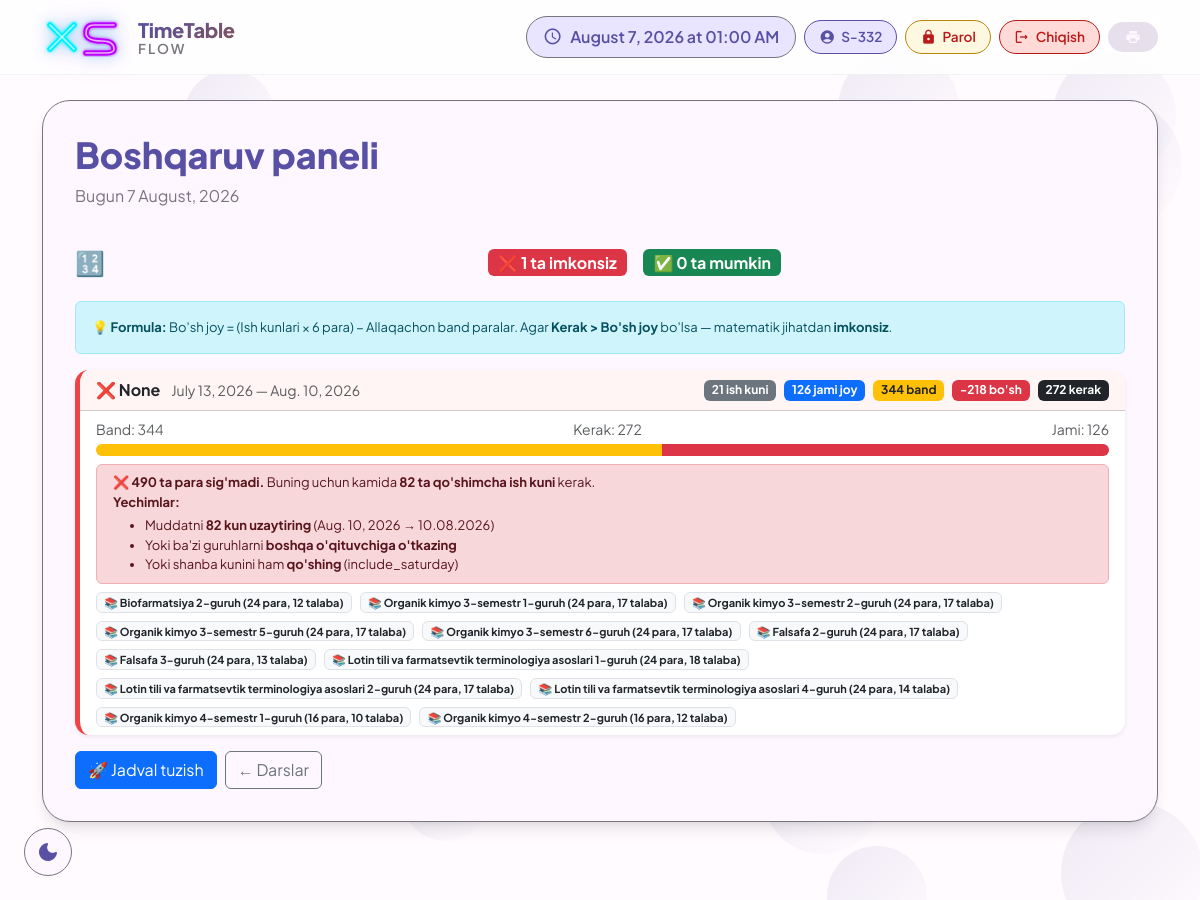
Screenshot of /raspisaniya/teacher-capacity/ (signed in) with the database file from the repository.
### raspisaniya/models.py (models this page shows, shortened)
class GroupSchedule(models.Model):
    group = models.ForeignKey(CourseGroup, on_delete=models.CASCADE, related_name='schedule')
    date = models.DateField()
    lesson_number = models.IntegerField(default=1)
    start_time = models.TimeField(null=True, blank=True)
    class Meta:
        ordering = ['date']

class Course(models.Model):
    subject = models.ForeignKey(Subject, on_delete=models.CASCADE)
    start_date = models.DateField()
    end_date = models.DateField()
    total_lessons = models.PositiveIntegerField()
    lessons_per_week = models.PositiveIntegerField()
    lesson_duration = models.PositiveIntegerField(default=80)
    include_saturday = models.BooleanField(default=False)

class CourseGroup(models.Model):
    course = models.ForeignKey(Course, on_delete=models.CASCADE, related_name='groups')
    teacher = models.ForeignKey(Teacher, on_delete=models.SET_NULL, null=True, blank=True)
    students = models.ManyToManyField(Student, blank=True)
    group_number = models.PositiveIntegerField(default=1)
    start_time = models.TimeField(null=True, blank=True)
    weekdays = models.JSONField(default=list, blank=True)
    language = models.CharField(max_length=10, choices=LANGUAGE_CHOICES, default='uz')
    is_scheduled = models.BooleanField(default=False)
    room = models.ForeignKey('Room', null=True, blank=True, on_delete=models.SET_NULL)
    teacher_can_edit = models.BooleanField(default=False)  # Admin ruxsat bergan

class Subject(models.Model):
    name = models.CharField(max_length=100, unique=True)
    def __str__(self):
        return self.name

### raspisaniya/views.py (the view)
# urls.py: path('teacher-capacity/', views.teacher_capacity_check, name='teacher_capacity_check'),
@login_required
def teacher_capacity_check(request):
    from django.db.models import Count, Sum
    unscheduled = CourseGroup.objects.filter(
        is_scheduled=False
    ).select_related('course__subject', 'teacher', 'course').prefetch_related('students')
    teacher_data = defaultdict(lambda: {
        'teacher': None,
        'groups': [],
        'total_needed': 0,
    })
    for grp in unscheduled:
        tid = grp.teacher_id
        teacher_data[tid]['teacher'] = grp.teacher
        teacher_data[tid]['groups'].append(grp)
        teacher_data[tid]['total_needed'] += grp.course.total_lessons
    results = []
    for tid, tdata in teacher_data.items():
        teacher = tdata['teacher']
        groups  = tdata['groups']
        start = min(g.course.start_date for g in groups)
        end   = max(g.course.end_date   for g in groups)
        work_days = sum(
            1 for i in range((end - start).days + 1)
            if (start + timedelta(days=i)).weekday() <= 4  # Du-Ju
        )
        already_scheduled = GroupSchedule.objects.filter(
            group__teacher=teacher,
            date__gte=start,
            date__lte=end,
        ).count()
        total_slots = work_days * 6  # kuniga max 6 para
        free_slots = total_slots - already_scheduled
        needed = tdata['total_needed']
        possible   = free_slots >= needed
        shortage   = max(0, needed - free_slots)
        extra_days = math.ceil(shortage / 6) if shortage > 0 else 0
        avg_per_day = round((already_scheduled + needed) / max(work_days, 1), 1)
        results.append({
            'teacher':            teacher,
            'groups':             groups,
            'start':              start,
            'end':                end,
            'work_days':          work_days,
            'total_slots':        total_slots,
            'already_scheduled':  already_scheduled,
            'free_slots':         free_slots,
            'needed':             needed,
            'possible':           possible,
            'shortage':           shortage,
            'extra_days':         extra_days,
            'avg_per_day':        avg_per_day,
        })
    results.sort(key=lambda x: (x['possible'], -x['shortage']))
    return render(request, 'raspisaniya/teacher_capacity_check.html', {
        'results': results,
        'total_impossible': sum(1 for r in results if not r['possible']),
        'total_possible':   sum(1 for r in results if r['possible']),
    })

### templates/raspisaniya/teacher_capacity_check.html
{% extends "raspisaniya/base.html" %}
{% block content %}
<div class="d-flex align-items-center gap-3 mb-4 flex-wrap">
    <h4 class="mb-0 fw-bold">🔢 Matematik imkoniyat tekshiruvi</h4>
    <span class="badge bg-danger fs-6">❌ {{ total_impossible }} ta imkonsiz</span>
    <span class="badge bg-success fs-6">✅ {{ total_possible }} ta mumkin</span>
</div>
<div class="alert alert-info" style="font-size:13px;">
    💡 <strong>Formula:</strong>
    Bo'sh joy = (Ish kunlari × 6 para) − Allaqachon band paralar.
    Agar <strong>Kerak > Bo'sh joy</strong> bo'lsa — matematik jihatdan <strong>imkonsiz</strong>.
</div>
{% for r in results %}
<div class="card border-0 shadow-sm mb-3"
     style="border-radius:14px;overflow:hidden;border-left:5px solid {% if r.possible %}#22c55e{% else %}#ef4444{% endif %} !important;">
    <div class="card-header d-flex justify-content-between align-items-center flex-wrap gap-2 py-2"
         style="background:{% if r.possible %}#f0fdf4{% else %}#fff5f5{% endif %};">
        <div>
            <span class="fw-bold">{% if r.possible %}✅{% else %}❌{% endif %}
                {{ r.teacher }}
            </span>
            <span class="text-muted small ms-2">{{ r.start }} — {{ r.end }}</span>
        </div>
        <div class="d-flex gap-2 flex-wrap">
            <span class="badge bg-secondary">{{ r.work_days }} ish kuni</span>
            <span class="badge bg-primary">{{ r.total_slots }} jami joy</span>
            <span class="badge bg-warning text-dark">{{ r.already_scheduled }} band</span>
            <span class="badge {% if r.possible %}bg-success{% else %}bg-danger{% endif %}">
                {{ r.free_slots }} bo'sh
            </span>
            <span class="badge bg-dark">{{ r.needed }} kerak</span>
        </div>
    </div>
    <div class="card-body py-2">
        <div class="mb-2">
            <div class="d-flex justify-content-between small text-muted mb-1">
                <span>Band: {{ r.already_scheduled }}</span>
                <span>Kerak: {{ r.needed }}</span>
                <span>Jami: {{ r.total_slots }}</span>
            </div>
            <div class="progress" style="height:12px;border-radius:6px;">
                {% widthratio r.already_scheduled r.total_slots 100 as band_pct %}
                {% widthratio r.needed r.total_slots 100 as need_pct %}
                <div class="progress-bar bg-warning"
                     style="width:{{ band_pct }}%;" title="Band: {{ r.already_scheduled }}"></div>
                <div class="progress-bar {% if r.possible %}bg-success{% else %}bg-danger{% endif %}"
                     style="width:{{ need_pct }}%;" title="Kerak: {{ r.needed }}"></div>
            </div>
        </div>
        {% if not r.possible %}
        <div class="alert alert-danger py-2 mb-2" style="font-size:13px;">
            ❌ <strong>{{ r.shortage }} ta para sig'madi.</strong>
            Buning uchun kamida <strong>{{ r.extra_days }} ta qo'shimcha ish kuni</strong> kerak.
            <br>
            <strong>Yechimlar:</strong>
            <ul class="mb-0 mt-1">
                <li>Muddatni <strong>{{ r.extra_days }} kun uzaytiring</strong>
                    ({{ r.end }} → {{ r.end|date:"d.m.Y" }})</li>
                <li>Yoki ba'zi guruhlarni <strong>boshqa o'qituvchiga o'tkazing</strong></li>
                <li>Yoki shanba kunini ham <strong>qo'shing</strong> (include_saturday)</li>
            </ul>
        </div>
        {% else %}
        <div class="text-success small fw-bold mb-2">
            ✅ Matematik jihatdan mumkin.
            Kunlik o'rtacha yuklanma: <strong>{{ r.avg_per_day }}</strong> para/kun
        </div>
        {% endif %}
        <div class="d-flex flex-wrap gap-2">
            {% for grp in r.groups %}
            <span class="badge bg-light text-dark border" style="font-size:11px;">
                📚 {{ grp.course.subject }} {{ grp.group_number }}-guruh
                ({{ grp.course.total_lessons }} para, {{ grp.students.count }} talaba)
            </span>
            {% endfor %}
        </div>
    </div>
</div>
{% empty %}
<div class="alert alert-success text-center py-4">
    ✅ Barcha guruhlar uchun jadval allaqachon tuzilgan!
</div>
{% endfor %}
<div class="mt-3 d-flex gap-2">
    <a href="{% url 'build_schedule' %}" class="btn btn-primary">🚀 Jadval tuzish</a>
    <a href="{% url 'lesson_list' %}" class="btn btn-outline-secondary">← Darslar</a>
</div>
{% endblock %}

### templates/raspisaniya/base.html (shortened to what this page needs)
{% load static %}
<!DOCTYPE html>
<html lang="uz">
<head>
    <link href="https://cdn.jsdelivr.net/npm/bootstrap@5.3.2/dist/css/bootstrap.min.css" rel="stylesheet">
</head>
<body>
    <div class="bubbles" id="bubbles"></div>
    <div class="app-bar" id="appBar">
        <div class="container">
            <div class="d-flex justify-content-between align-items-center">
                <div class="d-flex align-items-center gap-3">
                    <a href="{% url 'reset_database' %}" class="xs-main-logo" title="Reset Database" style="text-decoration: none; display: inline-block;">
                    </a>
                    <a href="{% url 'lesson_list' %}" class="text-decoration-none">
                        <div style="line-height:1.15;">
                            <div style="font-size:1.25rem;font-weight:800;background:linear-gradient(135deg,var(--md-primary),var(--md-tertiary));-webkit-background-clip:text;-webkit-text-fill-color:transparent;letter-spacing:-0.3px;">TimeTable</div>
                            <div style="font-size:0.85rem;font-weight:600;color:var(--md-outline);letter-spacing:2px;text-transform:uppercase;">Flow</div>
                        </div>
                    </a>
                </div>
                <div class="d-flex gap-2 align-items-center flex-wrap">
                    <div class="current-time">
                        <span class="material-icons-round">schedule</span>
                        <span id="timeDisplay">--:--</span>
                    </div>
                    {% if user.is_authenticated %}
                    <div class="user-chip">
                        <span class="material-icons-round">
                        </span>
                        {{ user.get_full_name|default:user.username }}
                    </div>
                    <a href="{% url 'change_password' %}" class="logout-chip" style="background:#fff8e1; color:#b8860b; border-color:#b8860b;">
                        <span class="material-icons-round">lock</span>Parol
                    </a>
                    <a href="{% url 'logout' %}" class="logout-chip">
                        <span class="material-icons-round">logout</span>Chiqish
                    </a>
                    {% endif %}
                    <button class="md-chip" onclick="window.print()">
                        <span class="material-icons-round">print</span>
                    </button>
                </div>
            </div>
        </div>
    </div>
    <button class="theme-toggle" id="themeToggle">
    </button>
    <div class="container">
        <div class="md-surface">
            <div class="d-flex justify-content-between align-items-center mb-4">
                <div>
                    <h1 class="display-small d-inline-flex align-items-center gap-2">
                        {% block page_title %}Boshqaruv paneli{% endblock %}
                    </h1>
                    <p class="body-large">{% block page_subtitle %}Bugun {% now "j F, Y" %}{% endblock %}</p>
                </div>
            </div>
            {% block content %}{% endblock %}
        </div>
    </div>
</body>
</html>

### templates/raspisaniya/base.html (style rules this page uses)
* { margin: 0; padding: 0; box-sizing: border-box; }
:root { --md-primary: #5850a4; --md-primary-container: #e9e4ff; --md-secondary: #625b71; --md-secondary-container: #e8def8; --md-tertiary: #7d5260; --md-tertiary-container: #ffd8e4; --md-surface: #fef7ff; --md-surface-variant: #e7e0ec; --md-background: #fffbfe; --md-error: #ba1a1a; --md-error-container: #ffdad6; --md-outline: #79747e; --md-shadow: 0 4px 6px -2px rgba(0,0,0,0.05), 0 10px 15px -3px rgba(0,0,0,0.1); }
body { font-family: 'Plus Jakarta Sans', sans-serif; background: var(--md-background); color: var(--md-surface); transition: all 0.3s ease; min-height: 100vh; position: relative; }
.bubbles { position: fixed; width: 100%; height: 100%; z-index: -1; overflow: hidden; top: 0; left: 0; }
.app-bar { background: rgba(255,255,255,0.8); backdrop-filter: blur(20px); -webkit-backdrop-filter: blur(20px); border-bottom: 1px solid rgba(0,0,0,0.05); padding: 1rem 0; position: fixed; width: 100%; top: 0; z-index: 1000; transition: all 0.3s ease; }
.user-chip { display: inline-flex; align-items: center; gap: 6px; padding: 6px 14px; border-radius: 40px; background: var(--md-primary-container); color: var(--md-primary) !important; font-weight: 600; font-size: 0.85rem; border: 1px solid var(--md-primary); }
.user-chip .material-icons-round { font-size: 1rem; color: inherit; }
.logout-chip { display: inline-flex; align-items: center; gap: 6px; padding: 6px 14px; border-radius: 40px; background: #ffdad6; color: #ba1a1a !important; font-weight: 600; font-size: 0.85rem; border: 1px solid #ba1a1a; text-decoration: none; transition: all 0.2s ease; }
.logout-chip .material-icons-round { font-size: 1rem; color: inherit; }
.xs-main-logo { display: inline-flex; text-decoration: none; transition: transform 0.25s cubic-bezier(0.4,0,0.2,1), filter 0.25s ease; filter: drop-shadow(0 0 6px rgba(34,211,238,0.4)) drop-shadow(0 0 12px rgba(168,85,247,0.3)); }
.current-time { display: flex; align-items: center; gap: 8px; padding: 8px 16px; background: var(--md-primary-container); border-radius: 32px; color: var(--md-primary); font-weight: 600; border: 1px solid var(--md-outline); }
.current-time .material-icons-round { font-size: 1.2rem; }
.md-surface { background: var(--md-surface); border-radius: 28px; box-shadow: var(--md-shadow); padding: 2rem; margin-top: 100px; margin-bottom: 2rem; border: 1px solid var(--md-outline); transition: all 0.3s ease; animation: surfaceAppear 0.6s ease; }
.md-chip { display: inline-flex; align-items: center; gap: 8px; padding: 6px 16px; border-radius: 32px; background: var(--md-surface-variant); color: var(--md-surface); font-size: 0.9rem; font-weight: 500; border: 1px solid transparent; transition: all 0.2s ease; cursor: pointer; }
.md-chip .material-icons-round { font-size: 1rem; }
.theme-toggle { position: fixed; bottom: 24px; left: 24px; width: 48px; height: 48px; border-radius: 50%; background: var(--md-surface); border: 1px solid var(--md-outline); display: flex; align-items: center; justify-content: center; cursor: pointer; z-index: 1000; transition: all 0.3s ease; color: var(--md-primary); }
.display-small { font-size: 2.25rem; font-weight: 800; line-height: 1.2; color: var(--md-primary); }
.body-large { font-size: 1rem; line-height: 1.5; color: var(--md-outline); }

### rows the page displays
GroupSchedule: teacher "None", start "July 13, 2026", end "Aug. 10, 2026", work_days "21", total_slots "126", already_scheduled "344", free_slots "-218", needed "272", {{ band_pct }} 273 (drawn), {{ need_pct }} 216 (drawn), shortage "490", extra_days "82", end "10.08.2026"
CourseGroup: course.subject "Biofarmatsiya", group_number "2", course.total_lessons "24", students.count "12"
CourseGroup: course.subject "Organik kimyo 3-semestr", group_number "1", course.total_lessons "24", students.count "17"
CourseGroup: course.subject "Organik kimyo 3-semestr", group_number "2", course.total_lessons "24", students.count "17"
CourseGroup: course.subject "Organik kimyo 3-semestr", group_number "5", course.total_lessons "24", students.count "17"
CourseGroup: course.subject "Organik kimyo 3-semestr", group_number "6", course.total_lessons "24", students.count "17"
CourseGroup: course.subject "Falsafa", group_number "2", course.total_lessons "24", students.count "17"
CourseGroup: course.subject "Falsafa", group_number "3", course.total_lessons "24", students.count "13"
CourseGroup: course.subject "Lotin tili va farmatsevtik terminologiya asoslari", group_number "1", course.total_lessons "24", students.count "18"
CourseGroup: course.subject "Lotin tili va farmatsevtik terminologiya asoslari", group_number "2", course.total_lessons "24", students.count "17"
CourseGroup: course.subject "Lotin tili va farmatsevtik terminologiya asoslari", group_number "4", course.total_lessons "24", students.count "14"
CourseGroup: course.subject "Organik kimyo 4-semestr", group_number "1", course.total_lessons "16", students.count "10"
CourseGroup: course.subject "Organik kimyo 4-semestr", group_number "2", course.total_lessons "16", students.count "12"

### other values shown
{{ user.get_full_name|default:user.username }} "S-332"
{{ total_impossible }} "1"
{{ total_possible }} "0"
